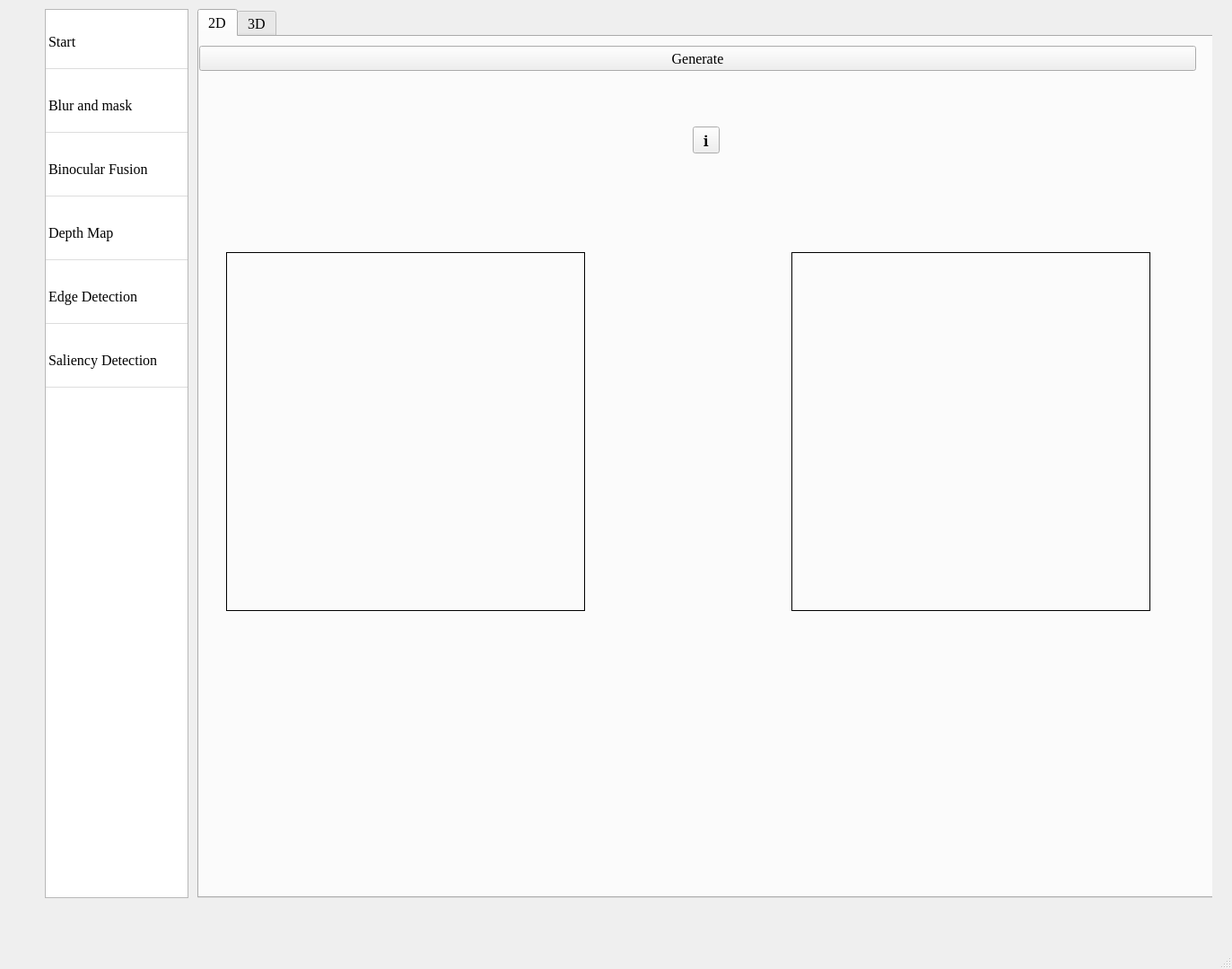
<?xml version="1.0" encoding="UTF-8"?>
<ui version="4.0">
 <class>MainWindow</class>
 <widget class="QMainWindow" name="MainWindow">
  <property name="windowModality">
   <enum>Qt::NonModal</enum>
  </property>
  <property name="enabled">
   <bool>true</bool>
  </property>
  <property name="geometry">
   <rect>
    <x>0</x>
    <y>0</y>
    <width>1373</width>
    <height>1080</height>
   </rect>
  </property>
  <property name="font">
   <font>
    <family>Times New Roman</family>
    <pointsize>12</pointsize>
   </font>
  </property>
  <property name="windowTitle">
   <string>HumanVisionSimulator</string>
  </property>
  <property name="styleSheet">
   <string notr="true">/* 让所有 QLabel 都支持鼠标选中文本 */
QLabel {
    qproperty-textInteractionFlags: TextSelectableByMouse;
}
/* 如果你也想让所有 QTextBrowser、QLineEdit 甚至 QPushButton 也可选（可按需加）： */
QWidget {
    /* TextSelectableByMouse = 0x10; TextSelectableByKeyboard = 0x20 */
    /* 你可以按位或，例如 TextSelectableByMouse|TextSelectableByKeyboard = 0x30 */
}
</string>
  </property>
  <widget class="QWidget" name="centralwidget">
   <widget class="QWidget" name="widget" native="true">
    <property name="geometry">
     <rect>
      <x>50</x>
      <y>10</y>
      <width>1301</width>
      <height>1011</height>
     </rect>
    </property>
    <widget class="QListWidget" name="listWidget">
     <property name="geometry">
      <rect>
       <x>0</x>
       <y>0</y>
       <width>160</width>
       <height>991</height>
      </rect>
     </property>
     <property name="styleSheet">
      <string notr="true">/* 增加行高和垂直间距 */
QListWidget::item {
    padding: 10px 0; /* 上下内边距 */
    margin: 5px 0;   /* 上下外边距 */
    border-bottom: 1px solid #ddd; /* 可选分隔线 */
}

/* 如果只需要增加行高 */
QListWidget::item {
    height: 40px; /* 固定行高 */
}</string>
     </property>
     <item>
      <property name="text">
       <string>Start</string>
      </property>
     </item>
     <item>
      <property name="text">
       <string>Blur and mask</string>
      </property>
     </item>
     <item>
      <property name="text">
       <string>Binocular Fusion</string>
      </property>
     </item>
     <item>
      <property name="text">
       <string>Depth Map</string>
      </property>
     </item>
     <item>
      <property name="text">
       <string>Edge Detection</string>
      </property>
     </item>
     <item>
      <property name="text">
       <string>Saliency Detection</string>
      </property>
     </item>
    </widget>
    <widget class="QStackedWidget" name="stackedWidget">
     <property name="geometry">
      <rect>
       <x>170</x>
       <y>0</y>
       <width>1131</width>
       <height>1001</height>
      </rect>
     </property>
     <property name="baseSize">
      <size>
       <width>400</width>
       <height>400</height>
      </size>
     </property>
     <property name="currentIndex">
      <number>1</number>
     </property>
     <widget class="QWidget" name="stackedWidgetPage1">
      <layout class="QVBoxLayout" name="verticalLayout">
       <item>
        <layout class="QHBoxLayout" name="horizontalLayout">
         <item>
          <widget class="QLabel" name="LeftLabel">
           <property name="maximumSize">
            <size>
             <width>16777215</width>
             <height>50</height>
            </size>
           </property>
           <property name="font">
            <font>
             <family>Verdana</family>
             <pointsize>12</pointsize>
             <weight>75</weight>
             <italic>false</italic>
             <bold>true</bold>
            </font>
           </property>
           <property name="text">
            <string>Left Eye Image Location</string>
           </property>
           <property name="textFormat">
            <enum>Qt::AutoText</enum>
           </property>
           <property name="alignment">
            <set>Qt::AlignCenter</set>
           </property>
           <property name="wordWrap">
            <bool>false</bool>
           </property>
          </widget>
         </item>
         <item>
          <widget class="QLabel" name="RightLabel">
           <property name="maximumSize">
            <size>
             <width>16777215</width>
             <height>50</height>
            </size>
           </property>
           <property name="font">
            <font>
             <family>Verdana</family>
             <pointsize>12</pointsize>
             <weight>75</weight>
             <italic>false</italic>
             <bold>true</bold>
            </font>
           </property>
           <property name="text">
            <string>Right Eye Image Location</string>
           </property>
           <property name="textFormat">
            <enum>Qt::AutoText</enum>
           </property>
           <property name="alignment">
            <set>Qt::AlignCenter</set>
           </property>
           <property name="wordWrap">
            <bool>false</bool>
           </property>
          </widget>
         </item>
        </layout>
       </item>
       <item>
        <layout class="QHBoxLayout" name="horizontalLayout_9">
         <item>
          <widget class="QLabel" name="label_focuslength">
           <property name="maximumSize">
            <size>
             <width>16777215</width>
             <height>25</height>
            </size>
           </property>
           <property name="text">
            <string>binocular focus length</string>
           </property>
          </widget>
         </item>
         <item>
          <widget class="QTextEdit" name="textEdit">
           <property name="maximumSize">
            <size>
             <width>303</width>
             <height>30</height>
            </size>
           </property>
          </widget>
         </item>
         <item>
          <widget class="QLabel" name="label_2">
           <property name="maximumSize">
            <size>
             <width>16777215</width>
             <height>25</height>
            </size>
           </property>
           <property name="text">
            <string>position</string>
           </property>
          </widget>
         </item>
         <item>
          <widget class="QTextEdit" name="textEdit_2">
           <property name="maximumSize">
            <size>
             <width>16777215</width>
             <height>30</height>
            </size>
           </property>
          </widget>
         </item>
         <item>
          <widget class="QLabel" name="label_focustype">
           <property name="maximumSize">
            <size>
             <width>16777215</width>
             <height>25</height>
            </size>
           </property>
           <property name="text">
            <string>type of focus</string>
           </property>
           <property name="alignment">
            <set>Qt::AlignCenter</set>
           </property>
          </widget>
         </item>
         <item>
          <widget class="QComboBox" name="comboBox_focus">
           <property name="currentIndex">
            <number>0</number>
           </property>
           <item>
            <property name="text">
             <string>Finite</string>
            </property>
           </item>
           <item>
            <property name="text">
             <string>Infinite</string>
            </property>
           </item>
          </widget>
         </item>
        </layout>
       </item>
       <item>
        <layout class="QHBoxLayout" name="horizontalLayout_10">
         <item>
          <widget class="QLabel" name="label_FOV">
           <property name="text">
            <string>FOV</string>
           </property>
          </widget>
         </item>
         <item>
          <widget class="QTextEdit" name="textEdit_3">
           <property name="maximumSize">
            <size>
             <width>16777215</width>
             <height>30</height>
            </size>
           </property>
          </widget>
         </item>
         <item>
          <widget class="QLabel" name="label_pupilLength">
           <property name="text">
            <string>pupil length</string>
           </property>
          </widget>
         </item>
         <item>
          <widget class="QTextEdit" name="textEdit_4">
           <property name="maximumSize">
            <size>
             <width>16777215</width>
             <height>30</height>
            </size>
           </property>
          </widget>
         </item>
        </layout>
       </item>
       <item>
        <widget class="QPushButton" name="pushButton_para">
         <property name="text">
          <string>Load Parameters</string>
         </property>
        </widget>
       </item>
       <item>
        <layout class="QHBoxLayout" name="horizontalLayout_3">
         <item>
          <widget class="QTextEdit" name="LeftText">
           <property name="sizePolicy">
            <sizepolicy hsizetype="Expanding" vsizetype="Fixed">
             <horstretch>0</horstretch>
             <verstretch>0</verstretch>
            </sizepolicy>
           </property>
           <property name="maximumSize">
            <size>
             <width>16777215</width>
             <height>50</height>
            </size>
           </property>
          </widget>
         </item>
         <item>
          <widget class="QPushButton" name="pushButton_left">
           <property name="text">
            <string>Browse</string>
           </property>
          </widget>
         </item>
         <item>
          <widget class="QTextEdit" name="RightText">
           <property name="maximumSize">
            <size>
             <width>16777215</width>
             <height>50</height>
            </size>
           </property>
          </widget>
         </item>
         <item>
          <widget class="QPushButton" name="pushButton_right">
           <property name="text">
            <string>Browse</string>
           </property>
          </widget>
         </item>
        </layout>
       </item>
       <item>
        <layout class="QHBoxLayout" name="horizontalLayout_11">
         <item>
          <spacer name="horizontalSpacer_2">
           <property name="orientation">
            <enum>Qt::Horizontal</enum>
           </property>
           <property name="sizeHint" stdset="0">
            <size>
             <width>40</width>
             <height>20</height>
            </size>
           </property>
          </spacer>
         </item>
         <item>
          <widget class="QToolButton" name="toolButton_2">
           <property name="toolTip">
            <string>&lt;html&gt;&lt;head/&gt;&lt;body&gt;&lt;p&gt;Enter the images captured from the left and right eye perspectives above and click &amp;quot;Load Images&amp;quot;, or generate images in Unity using the &amp;quot;Generate Images by Unity&amp;quot; option.&lt;/p&gt;&lt;/body&gt;&lt;/html&gt;</string>
           </property>
           <property name="text">
            <string>ℹ</string>
           </property>
          </widget>
         </item>
         <item>
          <spacer name="horizontalSpacer">
           <property name="orientation">
            <enum>Qt::Horizontal</enum>
           </property>
           <property name="sizeHint" stdset="0">
            <size>
             <width>40</width>
             <height>20</height>
            </size>
           </property>
          </spacer>
         </item>
        </layout>
       </item>
       <item>
        <widget class="QPushButton" name="pushButton_init">
         <property name="text">
          <string>Load Images</string>
         </property>
        </widget>
       </item>
       <item>
        <widget class="QPushButton" name="pushButton_generate">
         <property name="text">
          <string>Generate Images by Unity</string>
         </property>
        </widget>
       </item>
       <item>
        <layout class="QHBoxLayout" name="horizontalLayout_5">
         <item>
          <widget class="QLabel" name="LeftImage">
           <property name="maximumSize">
            <size>
             <width>640</width>
             <height>640</height>
            </size>
           </property>
           <property name="frameShape">
            <enum>QFrame::Box</enum>
           </property>
           <property name="text">
            <string/>
           </property>
           <property name="alignment">
            <set>Qt::AlignCenter</set>
           </property>
          </widget>
         </item>
         <item>
          <widget class="QLabel" name="RightImage">
           <property name="maximumSize">
            <size>
             <width>640</width>
             <height>640</height>
            </size>
           </property>
           <property name="frameShape">
            <enum>QFrame::Box</enum>
           </property>
           <property name="text">
            <string/>
           </property>
           <property name="alignment">
            <set>Qt::AlignCenter</set>
           </property>
          </widget>
         </item>
        </layout>
       </item>
      </layout>
     </widget>
     <widget class="QWidget" name="stackedWidgetPage2">
      <widget class="QLabel" name="Retina_info_2">
       <property name="geometry">
        <rect>
         <x>470</x>
         <y>580</y>
         <width>301</width>
         <height>81</height>
        </rect>
       </property>
       <property name="text">
        <string/>
       </property>
      </widget>
      <widget class="QLabel" name="Retina_info_1">
       <property name="geometry">
        <rect>
         <x>460</x>
         <y>380</y>
         <width>301</width>
         <height>81</height>
        </rect>
       </property>
       <property name="text">
        <string/>
       </property>
      </widget>
      <widget class="QTabWidget" name="tabWidget">
       <property name="geometry">
        <rect>
         <x>0</x>
         <y>0</y>
         <width>1161</width>
         <height>991</height>
        </rect>
       </property>
       <property name="mouseTracking">
        <bool>true</bool>
       </property>
       <property name="toolTip">
        <string notr="true" comment="2" extracomment="3">&lt;html&gt;&lt;head/&gt;&lt;body&gt;&lt;p&gt;&lt;span style=&quot; font-family:'-apple-system','BlinkMacSystemFont','Segoe WPC','Segoe UI','system-ui','Ubuntu','Droid Sans','sans-serif'; font-size:14px; color:#000000;&quot;&gt;Apply blur to the images and mask them with binocular vision limitations.&lt;/span&gt;&lt;/p&gt;&lt;/body&gt;&lt;/html&gt;</string>
       </property>
       <property name="toolTipDuration">
        <number>1</number>
       </property>
       <property name="statusTip">
        <string comment="5" extracomment="6">4</string>
       </property>
       <property name="currentIndex">
        <number>0</number>
       </property>
       <widget class="QWidget" name="tab">
        <attribute name="title">
         <string>2D</string>
        </attribute>
        <widget class="QPushButton" name="F1">
         <property name="geometry">
          <rect>
           <x>0</x>
           <y>10</y>
           <width>1111</width>
           <height>28</height>
          </rect>
         </property>
         <property name="text">
          <string>Generate</string>
         </property>
        </widget>
        <widget class="QLabel" name="ImageF1_R">
         <property name="geometry">
          <rect>
           <x>660</x>
           <y>240</y>
           <width>400</width>
           <height>400</height>
          </rect>
         </property>
         <property name="frameShape">
          <enum>QFrame::Box</enum>
         </property>
         <property name="text">
          <string/>
         </property>
         <property name="alignment">
          <set>Qt::AlignCenter</set>
         </property>
        </widget>
        <widget class="QLabel" name="ImageF1_L">
         <property name="geometry">
          <rect>
           <x>30</x>
           <y>240</y>
           <width>400</width>
           <height>400</height>
          </rect>
         </property>
         <property name="frameShape">
          <enum>QFrame::Box</enum>
         </property>
         <property name="text">
          <string/>
         </property>
         <property name="alignment">
          <set>Qt::AlignCenter</set>
         </property>
        </widget>
        <widget class="QToolButton" name="toolButton_4">
         <property name="geometry">
          <rect>
           <x>550</x>
           <y>100</y>
           <width>30</width>
           <height>30</height>
          </rect>
         </property>
         <property name="toolTip">
          <string>&lt;html&gt;&lt;head/&gt;&lt;body&gt;&lt;p&gt;Apply blur to the images and mask them with binocular vision limitations.&lt;/p&gt;&lt;/body&gt;&lt;/html&gt;</string>
         </property>
         <property name="text">
          <string>ℹ</string>
         </property>
        </widget>
       </widget>
       <widget class="QWidget" name="tab_2">
        <attribute name="title">
         <string>3D</string>
        </attribute>
        <widget class="QPushButton" name="show_fig_in_retina_button">
         <property name="geometry">
          <rect>
           <x>10</x>
           <y>250</y>
           <width>1101</width>
           <height>28</height>
          </rect>
         </property>
         <property name="text">
          <string>In Retina</string>
         </property>
        </widget>
        <widget class="QWidget" name="vtkWidgetleft" native="true">
         <property name="geometry">
          <rect>
           <x>10</x>
           <y>310</y>
           <width>491</width>
           <height>441</height>
          </rect>
         </property>
        </widget>
        <widget class="QWidget" name="widget_2" native="true">
         <property name="geometry">
          <rect>
           <x>170</x>
           <y>40</y>
           <width>781</width>
           <height>151</height>
          </rect>
         </property>
         <widget class="QLabel" name="label_3">
          <property name="geometry">
           <rect>
            <x>80</x>
            <y>10</y>
            <width>301</width>
            <height>41</height>
           </rect>
          </property>
          <property name="text">
           <string>Current half axial radius ratio</string>
          </property>
         </widget>
         <widget class="QTextEdit" name="axis_ocuil_input">
          <property name="geometry">
           <rect>
            <x>400</x>
            <y>10</y>
            <width>131</width>
            <height>41</height>
           </rect>
          </property>
         </widget>
         <widget class="QPushButton" name="input_axis_ocuil">
          <property name="geometry">
           <rect>
            <x>570</x>
            <y>20</y>
            <width>93</width>
            <height>28</height>
           </rect>
          </property>
          <property name="text">
           <string>Input</string>
          </property>
         </widget>
         <widget class="QToolButton" name="toolButton_3">
          <property name="geometry">
           <rect>
            <x>370</x>
            <y>90</y>
            <width>30</width>
            <height>30</height>
           </rect>
          </property>
          <property name="toolTip">
           <string>&lt;html&gt;&lt;head/&gt;&lt;body&gt;&lt;p&gt;Enter it above to view the retinal projection in 'In Retina' below.&lt;/p&gt;&lt;/body&gt;&lt;/html&gt;</string>
          </property>
          <property name="text">
           <string>ℹ</string>
          </property>
         </widget>
        </widget>
        <widget class="QWidget" name="vtkWidgetright" native="true">
         <property name="geometry">
          <rect>
           <x>600</x>
           <y>310</y>
           <width>491</width>
           <height>441</height>
          </rect>
         </property>
        </widget>
        <zorder>widget_2</zorder>
        <zorder>show_fig_in_retina_button</zorder>
        <zorder>vtkWidgetleft</zorder>
        <zorder>vtkWidgetright</zorder>
       </widget>
      </widget>
     </widget>
     <widget class="QWidget" name="stackedWidgetPage3">
      <layout class="QVBoxLayout" name="verticalLayout_4">
       <item>
        <widget class="QPushButton" name="F2">
         <property name="text">
          <string>Generate</string>
         </property>
        </widget>
       </item>
       <item>
        <layout class="QHBoxLayout" name="horizontalLayout_4">
         <item>
          <widget class="QLabel" name="ImageF2_L">
           <property name="frameShape">
            <enum>QFrame::Panel</enum>
           </property>
           <property name="frameShadow">
            <enum>QFrame::Plain</enum>
           </property>
           <property name="text">
            <string/>
           </property>
           <property name="alignment">
            <set>Qt::AlignCenter</set>
           </property>
          </widget>
         </item>
         <item>
          <widget class="QLabel" name="ImageF2_R">
           <property name="frameShape">
            <enum>QFrame::Box</enum>
           </property>
           <property name="text">
            <string/>
           </property>
           <property name="alignment">
            <set>Qt::AlignCenter</set>
           </property>
          </widget>
         </item>
        </layout>
       </item>
       <item>
        <widget class="QLabel" name="label">
         <property name="maximumSize">
          <size>
           <width>16777215</width>
           <height>30</height>
          </size>
         </property>
         <property name="frameShape">
          <enum>QFrame::Panel</enum>
         </property>
         <property name="frameShadow">
          <enum>QFrame::Sunken</enum>
         </property>
         <property name="text">
          <string>Binocular Fusion Result</string>
         </property>
         <property name="alignment">
          <set>Qt::AlignCenter</set>
         </property>
        </widget>
       </item>
       <item alignment="Qt::AlignHCenter">
        <widget class="QLabel" name="ImageF2">
         <property name="enabled">
          <bool>true</bool>
         </property>
         <property name="minimumSize">
          <size>
           <width>400</width>
           <height>50</height>
          </size>
         </property>
         <property name="frameShape">
          <enum>QFrame::Box</enum>
         </property>
         <property name="text">
          <string/>
         </property>
         <property name="alignment">
          <set>Qt::AlignCenter</set>
         </property>
        </widget>
       </item>
      </layout>
     </widget>
     <widget class="QWidget" name="stackedWidgetPage4">
      <layout class="QVBoxLayout" name="verticalLayout_5">
       <item>
        <widget class="QPushButton" name="F3">
         <property name="text">
          <string>Generate</string>
         </property>
        </widget>
       </item>
       <item>
        <widget class="QLabel" name="ImageF3">
         <property name="frameShape">
          <enum>QFrame::Box</enum>
         </property>
         <property name="text">
          <string/>
         </property>
         <property name="alignment">
          <set>Qt::AlignCenter</set>
         </property>
        </widget>
       </item>
      </layout>
     </widget>
     <widget class="QWidget" name="stackedWidgetPage5">
      <layout class="QVBoxLayout" name="verticalLayout_6">
       <item>
        <widget class="QPushButton" name="F4">
         <property name="text">
          <string>Generate</string>
         </property>
        </widget>
       </item>
       <item>
        <layout class="QHBoxLayout" name="horizontalLayout_6">
         <item>
          <widget class="QLabel" name="ImageF4_L">
           <property name="frameShape">
            <enum>QFrame::Box</enum>
           </property>
           <property name="text">
            <string/>
           </property>
           <property name="alignment">
            <set>Qt::AlignCenter</set>
           </property>
          </widget>
         </item>
        </layout>
       </item>
      </layout>
     </widget>
     <widget class="QWidget" name="stackedWidgetPage6">
      <layout class="QVBoxLayout" name="verticalLayout_7">
       <item>
        <widget class="QPushButton" name="F5">
         <property name="text">
          <string>Generate</string>
         </property>
        </widget>
       </item>
       <item>
        <layout class="QHBoxLayout" name="horizontalLayout_7">
         <item>
          <widget class="QLabel" name="ImageF5_L">
           <property name="frameShape">
            <enum>QFrame::Box</enum>
           </property>
           <property name="text">
            <string/>
           </property>
           <property name="alignment">
            <set>Qt::AlignCenter</set>
           </property>
          </widget>
         </item>
        </layout>
       </item>
      </layout>
     </widget>
    </widget>
   </widget>
  </widget>
  <widget class="QMenuBar" name="menubar">
   <property name="geometry">
    <rect>
     <x>0</x>
     <y>0</y>
     <width>1373</width>
     <height>26</height>
    </rect>
   </property>
  </widget>
  <widget class="QStatusBar" name="statusbar"/>
 </widget>
 <resources/>
 <connections>
  <connection>
   <sender>listWidget</sender>
   <signal>currentRowChanged(int)</signal>
   <receiver>stackedWidget</receiver>
   <slot>setCurrentIndex(int)</slot>
   <hints>
    <hint type="sourcelabel">
     <x>95</x>
     <y>58</y>
    </hint>
    <hint type="destinationlabel">
     <x>919</x>
     <y>76</y>
    </hint>
   </hints>
  </connection>
 </connections>
</ui>
